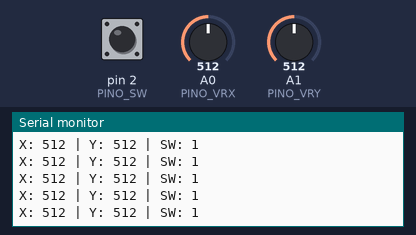
This sketch was run on a simulated Arduino Uno, built with avr-gcc and run on an emulated ATmega328P. Parts: the last lines printed to the serial monitor. The test bench sets the inputs (shaded band); at power-on: A1 (PINO_VRY) = 512, pin 2 (PINO_SW) HIGH, A0 (PINO_VRX) = 512.

Above: at 7.2 s.
7.3 s: A1 (PINO_VRY) set to 104
At 7.36 s:
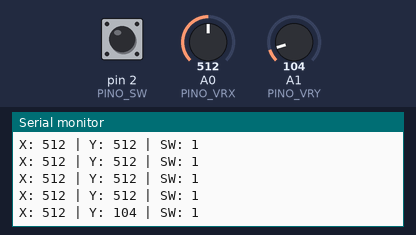
10.3 s: A1 (PINO_VRY) set to 95
At 10.38 s:
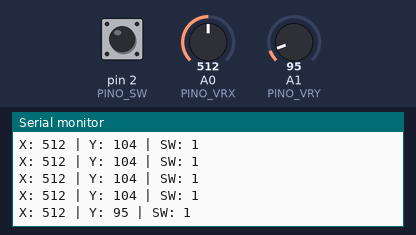
Timing chart, 0 to 13.3 s (numbered marks = the images above; inputs shaded):
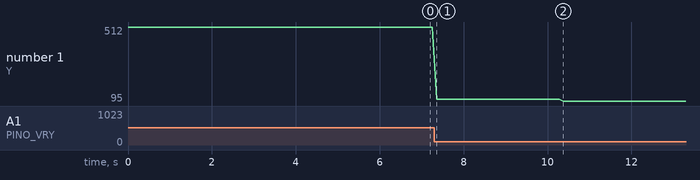

Measured:
- after the input at 7.3 s, the serial monitor: prints a new line after 0.05 s (image 1)
- after the input at 10.3 s, the serial monitor: prints a new line after 0.08 s (image 2)
- plotted number 1: 512 → 104 after the input at 7.3 s, 104 → 95 after the input at 10.3 s

The sketch:

testeJoystick.ino
```cpp
#define PINO_VRX A0
#define PINO_VRY A1
#define PINO_SW  2

void setup() {
  Serial.begin(9600);

  pinMode(PINO_SW, INPUT_PULLUP);
}

void loop() {
  int valorVRX = analogRead(PINO_VRX);
  int valorVRY = analogRead(PINO_VRY);

  int valorSW = digitalRead(PINO_SW);

  Serial.print("X: ");
  Serial.print(valorVRX);
  Serial.print(" | Y: ");
  Serial.print(valorVRY);
  Serial.print(" | SW: ");
  Serial.println(valorSW);

  delay(100);
}
```
